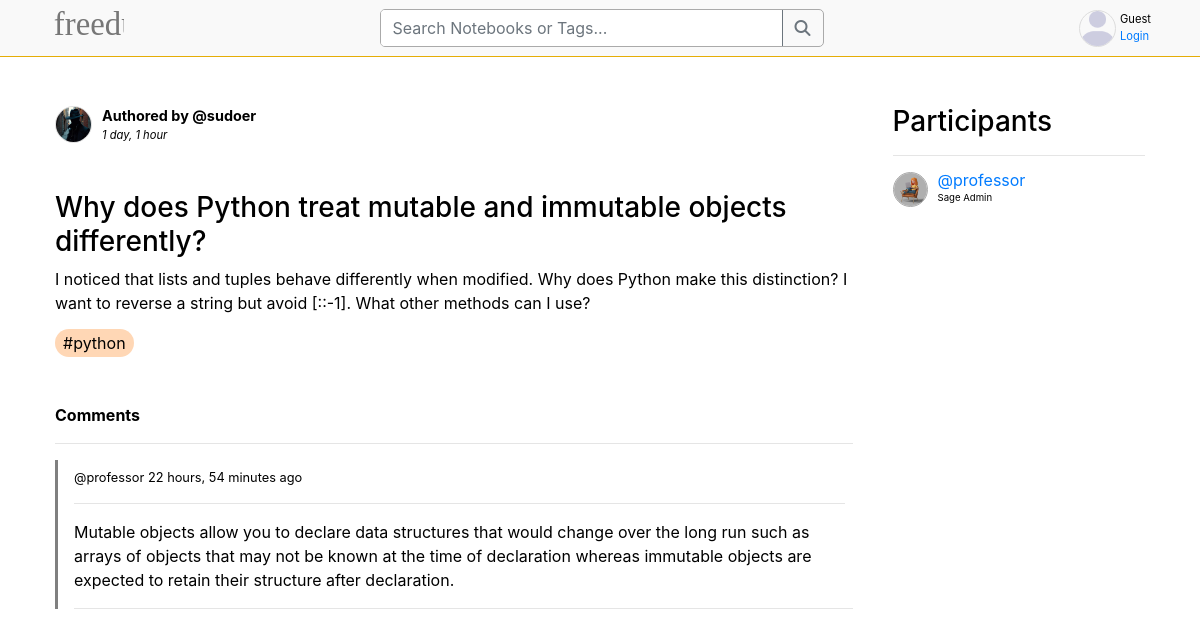
/room/3/, run on an earlier commit of the app's database.
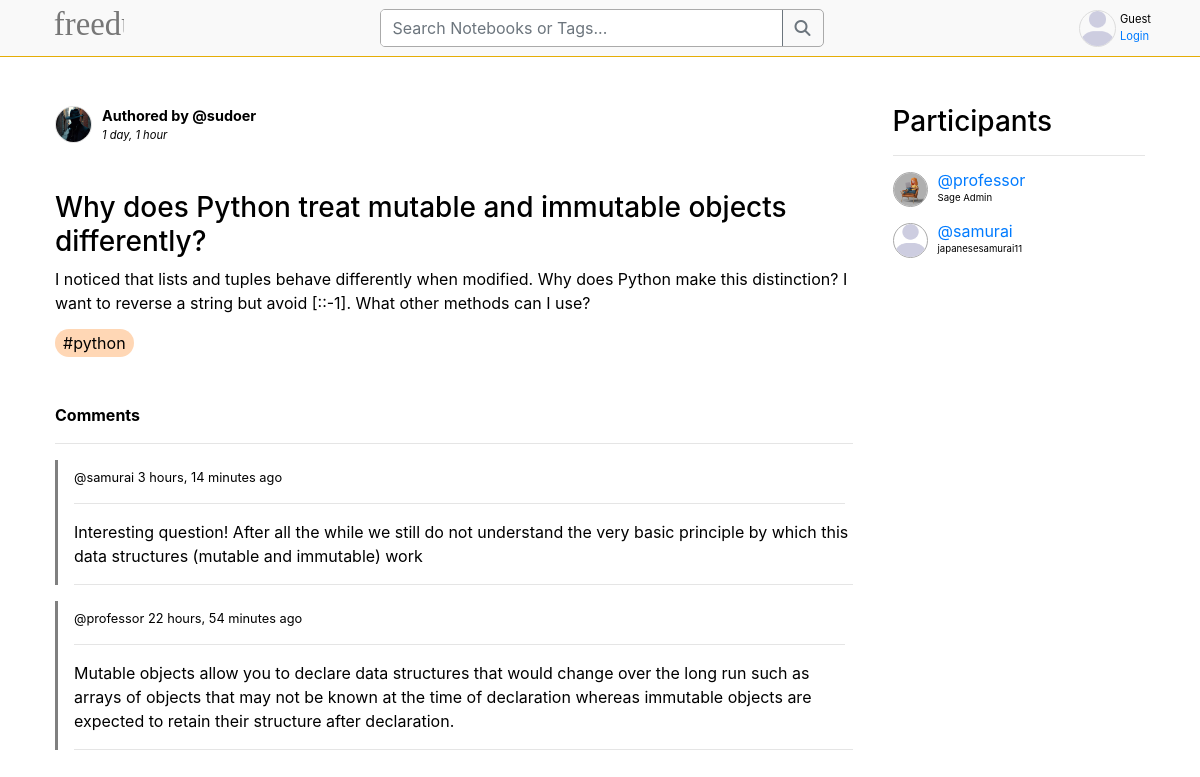
And on a later commit of the database.
### base/models.py (models this page shows, shortened)
class Room(models.Model):
    host = models.ForeignKey(User, on_delete=models.SET_NULL, null=True)
    topic = models.ForeignKey(Topic, on_delete=models.SET_NULL, null=True)
    name = models.CharField(max_length=200)
    description = models.TextField(null=True, blank=True)
    participants = models.ManyToManyField(
        User, related_name='participants', blank=True)
    updated = models.DateTimeField(auto_now=True)
    created = models.DateTimeField(auto_now_add=True)
    class Meta:
        ordering = ['-updated', '-created']

class User(AbstractUser):
    name = models.CharField(max_length=50, null=True)
    email = models.EmailField(max_length=50, null=True, unique=True)
    bio = models.TextField(max_length=250, null=True)
    avatar = models.ImageField(null=True, default='defaults/profile.png')
    USERNAME_FIELD = 'email'
    REQUIRED_FIELDS = []

class Topic(models.Model):
    name = models.CharField(max_length=200)
    def __str__(self):
        return self.name

class Message(models.Model):
    user = models.ForeignKey(User, on_delete=models.CASCADE)
    room = models.ForeignKey(Room, on_delete=models.CASCADE)
    body = models.TextField()
    updated = models.DateTimeField(auto_now=True)
    created = models.DateTimeField(auto_now_add=True)
    class Meta:
        ordering = ['-updated', '-created']

### base/views.py (the view, shortened to what this page needs)
# urls.py: path('room/<str:pk>/', views.room, name='room'),
def room(request, pk):
    room = Room.objects.get(id=pk)
    room_messages = room.message_set.all()
    participants = room.participants.all()
    context = {
        'room': room, 'room_messages': room_messages, 'participants': participants
    }
    return render(request, 'base/room.html', context)

### base/templates/base/room.html (shortened to what this page needs)
{% extends "main.html" %} {% block content %}
{% load icons %}
{% load static %}
<div class="room-container container mt-5" style="position: relative">
    <div style="padding: 0 10px">
        <div class="mb-5 d-flex user-mgt" style="justify-content: space-between">
            <div class="d-flex" style="gap: 10px;align-items: end;">
                <div
                    class="border boder-1"
                    style="
                        border-radius: 50%;
                        overflow: hidden;
                        object-fit: contain;
                        height: fit-content;
                        border-color: var(--card-border-color) !important;
                    "
                >
                    <img
                        src="{{room.host.avatar.url}}"
                        alt=""
                        style="width: 35px !important; height: 35px !important"
                        srcset=""
                        class=""
                    />
                </div>
                <div class="d-flex flex-column">
                    <span style="font-size: .9em; font-weight: bold;">Authored by @{{ room.host.username }}</span>
                    <p class="m-0 p-0" style="font-size: .7em; font-style: italic;">{{ room.created|timesince}}</p>
                </div>
            </div>
        </div>
        <h3>{{room.name}}</h3>
        <p>{{room.description}}</p>
        <span
            class="px-2 py-1"
            style="background-color: var(--tag-color); border-radius: 20px"
            >#{{room.topic}}</span
        >
        <div class="comment-wrapper mt-5">
            <span class="" style="font-weight: bold">Comments</span>
            <hr>
             {% for message in room_messages %}
            <div class="pl-3 pt-2" style="background-color: var(--comment-box);border-left: 3px solid gray;">
                <div class="d-flex justify-content-between align-items-center pr-2">
                    <small
                    >@{{message.user.username}} {{message.created|timesince}} ago</small
                    >
                </div>
                <hr class="mr-2">
                <p>{{message.body}}</p>
                <hr>
            </div>
            {% endfor %}
        </div>
    </div>
    <div style="padding: 0 10px" class="participants">
        <h3>Participants</h3>
        <hr>
        {% for user in participants %}
        <div class="d-flex mb-3" style="gap: 10px;">
            <div class="profile-pic border" style="width: 35px;height: 35px; border-radius: 50%;overflow: hidden; border-color: var(--search-border) !important;">
                <img
                src="{{user.avatar.url}}"
                alt=""
                style="width: 100%;height: 100%;"
                srcset=""
                class=""
            />
            </div>
            <div class="d-flex flex-column justify-content-around" style="gap: 0;">
                <a class="m-0" style="line-height: 0" href="{% url 'user-profile' user.id %}">@{{user.username}}</a>
                <p class="m-0" style="line-height: 0; font-size: .6em">{{user.name}}</p>
            </div>
        </div>
        {% endfor %}
    </div>
</div>
{% endblock content %}

### templates/main.html (shortened to what this page needs)
<!DOCTYPE html lang="en-GB">
{% load static %}
<html style="scrollbar-width: none">
    <head>
        <link rel="stylesheet" href="{% static 'css/bootstrap.min.css' %}" />
        <link rel="stylesheet" href="{% static 'fontawesome/css/all.min.css' %}" />
        <link
            rel="stylesheet"
            href="{% static 'css/main.css' %}"
            media="screen"
        />
    </head>
    <body class="pt-0" style="background-color: var(--bg-color) !important">
        {% include "navbar.html" %}  {% block content %} {% endblock %}
    </body>
    </html>

### templates/navbar.html (shortened to what this page needs)
{% load static %}
{% block content %}
  <div class="parent" style="position: sticky">
    <nav class="bg-body-tertiary container">
      <div class="container-fluid d-flex my-0" style="justify-content: space-between; align-items: center">
        <a class="my-2" href="/"><img src="{% static 'img/freedumsvg.svg' %}" style="height: 40px" alt="logo" srcset="" /></a>
        <form action="{% url 'home' %}" method="get" class="d-flex m-0 search-bar" role="search" style="width: 40%">
          <div class="input-group" style="
                        border: solid 1px var(--search-border);
                        border-radius: 5px;
                    ">
            <input class="form-control my-0" type="search" name="q" placeholder="Search Notebooks or Tags..." aria-label="Search" style="
                            background-color: var(--search-color);
                            border-width: 0px;
                        " aria-describedby="button-addon2" />
            <button class="btn btn-outline-secondary" type="submit" id="button-addon2" style="
                            border-radius: 0px;
                            border: 0px;
                            border-left: 1px solid;
                        "><i class="fas fa-search    "></i></button>
          </div>
        </form>
        <div class="d-flex my-2 nav-profile" style="
                    flex-direction: row;
                    justify-content: center;
                    align-items: center;
                ">
          <div class="border boder-1" style="border-radius: 50%;overflow: hidden;object-fit: contain;border-color: var(--card-border-color) !important;">
            {% if request.user.is_authenticated %}
              <img src="{{ request.user.avatar.url }}" alt="" style="width: 35px !important; height: 35px !important" srcset="" class="" />
            {% else %}
              <img src="{% static 'img/profile.png' %}" alt="" style="width: 35px !important; height: 35px !important" srcset="" class="" />
            {% endif %}
          </div>
          <div class="d-flex" style="justify-content: center; align-items: center">
            {% if request.user.is_authenticated %}
              <div class="d-flex flex-column">
                <p class="m-0 px-1" style="font-size: 0.7em">Last Name</p>
                <p class="m-0 px-1" style="font-size: 0.7em">@{{ request.user.username }}</p>
              </div>
            {% else %}
              <div class="d-flex flex-column">
                <p class="m-0 px-1" style="font-size: 0.7em">Guest</p>
                <a class="m-0 px-1" style="font-size: 0.7em" href="{% url 'login' %}">Login</a>
              </div>
            {% endif %}
          </div>
        </div>
      </div>
    </nav>
    <hr class="m-0 bg-warning" style="" />
  </div>
{% endblock %}

### static/css/main.css (style rules this page uses)
html { scroll-behavior: smooth;scrollbar-width: none !important; }
body { background-color: white !important; }
.nav-profile { display: flex !important; }
.search-bar { display: none !important; }
@media screen and (min-width: 768px) { .search-bar { display: flex !important; } }
@media screen and (min-width: 1024px) { .nav-profile { display: flex !important; } }

### templates/main.html (style rules this page uses)
:root { --bg-color: #ffffff; --text-color: #000000; --toggle-bg: #ddd; --toggle-circle: #fff; --card-color: #fff; --card-border-color: #ddd; --nav-bar: #f9f9f9; --search-color: #fff; --search-border: #aaa; --feed-description: #444; --comment-box: #fff; --comment-box-text: #444; --tag-color: #ffd7b5; }
body { background-color: var(--bg-color); color: var(--text-color); transition: background-color 0.3s, color 0.3s; }

### templates/navbar.html (style rules this page uses)
.container-fluid { padding-left: 0px; padding-right: 0px; }
.parent { position: sticky; z-index: 1000; top: 0px; background-color: var(--nav-bar); }

### base/templates/base/room.html (style rules this page uses)
.room-container { display: block }
.participants { display: none; }
.user-mgt { flex-direction: column; gap: 10px; }
@media screen and (min-width: 768px) { .room-container { display: grid; grid-template-columns: 3fr 1fr; gap: 20px; } }
@media screen and (min-width: 768px) { .participants { display: block; } }
@media screen and (min-width: 768px) { .user-mgt { flex-direction: row; } }

What changed in the data, as far as the page shows it:
added Message: user.username "samurai", created "3 hours, 14 minutes", body "Interesting question! After all the while we still do not understand the very basic principle by which this data structures (mutable and immutable) work"
added User: avatar (placeholder picture), username "samurai", name "japanesesamurai11"
